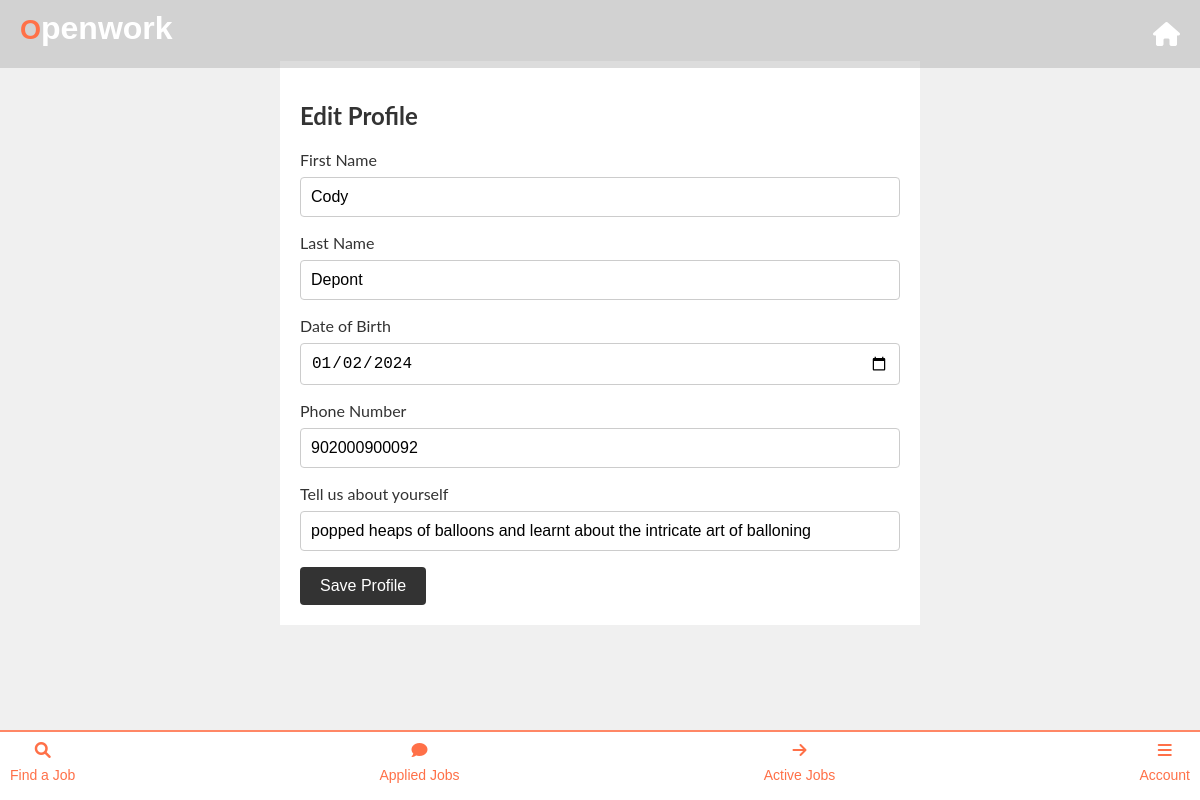
/profile/labourer/edit (signed in), run on an earlier commit of the app's database.
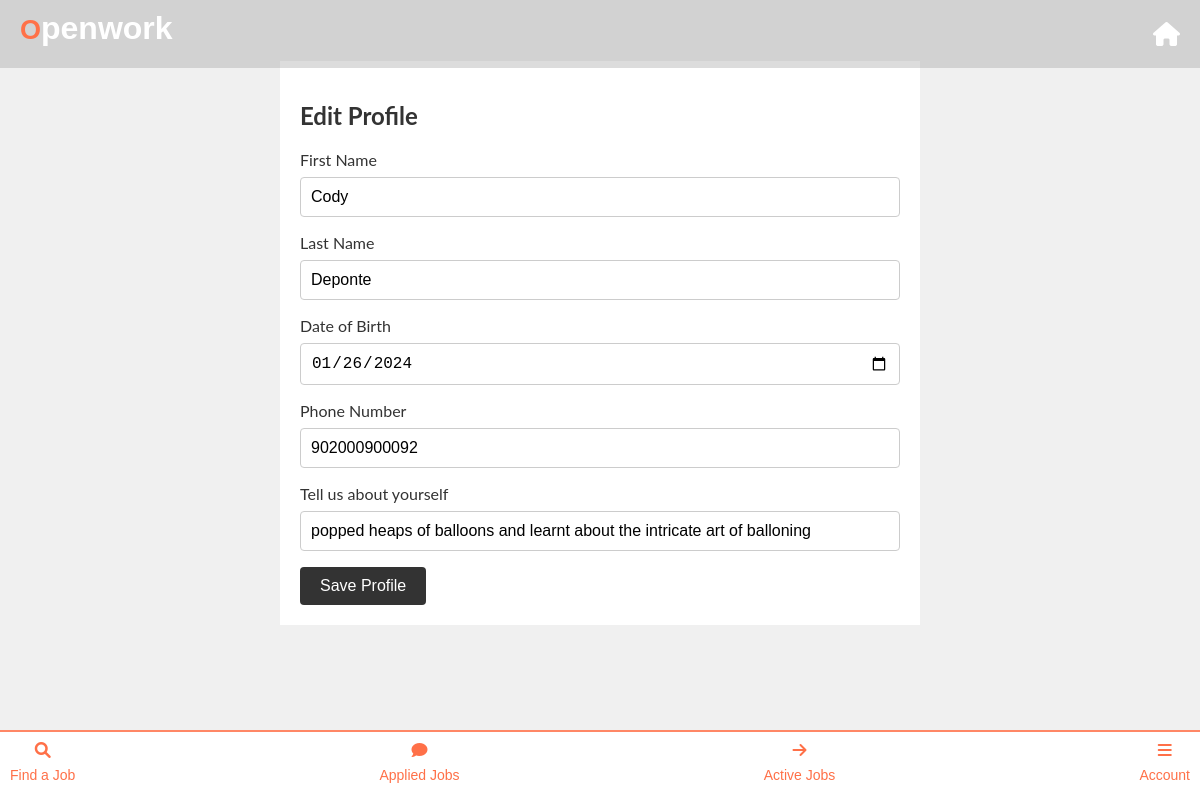
And on a later commit of the database.
### app.py (models this page shows)
class LabourerProfile(db.Model):
    user_id = db.Column(db.Integer, db.ForeignKey('user.id'))
    id = db.Column(db.Integer,
    primary_key=True)
    first_name = db.Column(db.String(50), nullable=False)
    last_name = db.Column(db.String(50), nullable=False)
    date_of_birth = Column(Date)
    phone_number = db.Column(db.String(20), nullable=False)
    user_blurb = db.Column(db.String(250), nullable=False)

### app.py (the view, shortened to what this page needs)
@app.route('/profile/labourer/edit', methods=['GET', 'POST'])
@login_required
def edit_labourer_profile():
    user = User.query.get(current_user.id)
    form = EditLabourerProfileForm()
    if user.labourer_profile:
        form.process(obj=user.labourer_profile)
    return render_template('edit_profile_labourer.html', form=form)

### forms.py
class EditLabourerProfileForm(FlaskForm):
    first_name = StringField('First Name', validators=[DataRequired()])
    last_name = StringField('Last Name', validators=[DataRequired()])
    date_of_birth = DateField('Date of Birth', format='%Y-%m-%d', validators=[DataRequired()])
    phone_number = StringField('Phone Number', validators=[DataRequired()])
    user_blurb = StringField('User', validators=[DataRequired()])
    submit = SubmitField('Save Changes')

### app.py (called while the page is built)
@login_manager.user_loader
def load_user(user_id):
    return User.query.get(int(user_id))  # Load a user by ID

### templates/edit_profile_labourer.html (shortened to what this page needs)
<!DOCTYPE html>
<html lang="en">
<head>
  <link rel="stylesheet" href="https://cdnjs.cloudflare.com/ajax/libs/font-awesome/6.0.0-beta3/css/all.min.css">
</head>
<body>
{% extends 'base_labour.html' %}
{% block content %}
<div class="edit-form-container">
    <h2>Edit Profile</h2>
    <form method="POST" enctype="multipart/form-data" action="">
        <label for="{{ form.first_name.id }}">First Name</label>
        {{ form.first_name(class="form-control") }}
        <label for="{{ form.last_name.id }}">Last Name</label>
        {{ form.last_name(class="form-control") }}
        <label for="{{ form.date_of_birth.id }}">Date of Birth</label>
        {{ form.date_of_birth(class="form-control") }}
        <label for="{{ form.phone_number.id }}">Phone Number</label>
        {{ form.phone_number(class="form-control") }}
        <label for="{{ form.user_blurb.id }}">Tell us about yourself</label>
        {{ form.user_blurb(class="form-control") }}
        <button type="submit">Save Profile</button>
    </form>
</div>
<br>
<br>
<br>
{% endblock %}

What changed in the data, as far as the page shows it:
changed LabourerProfile "Cody": last_name "Depont" → "Deponte"; date_of_birth "01/02/2024" → "01/26/2024"
